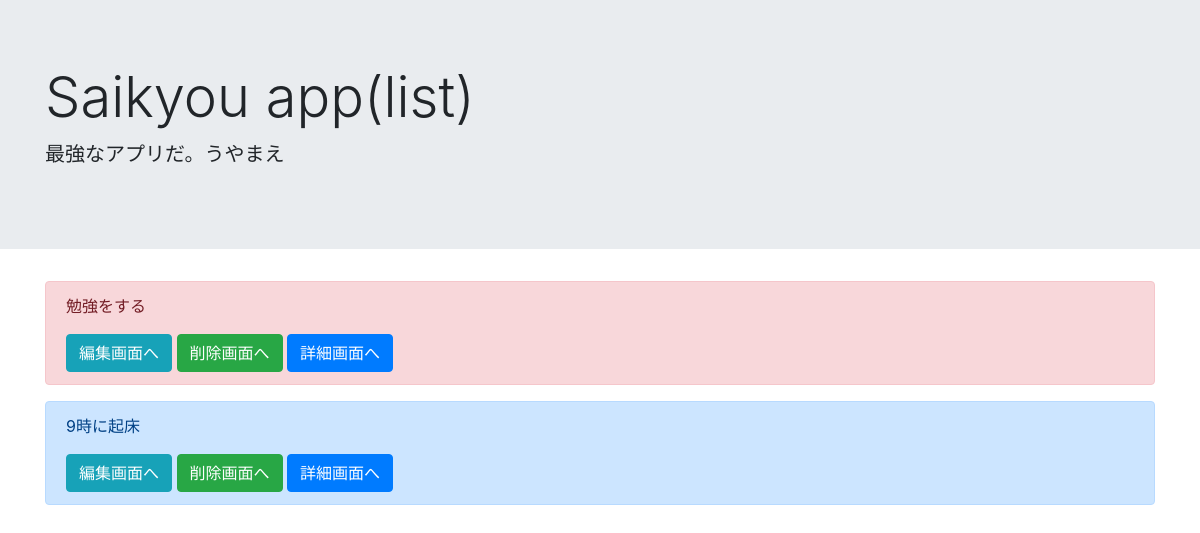
The page /list/ on the database as committed earlier.
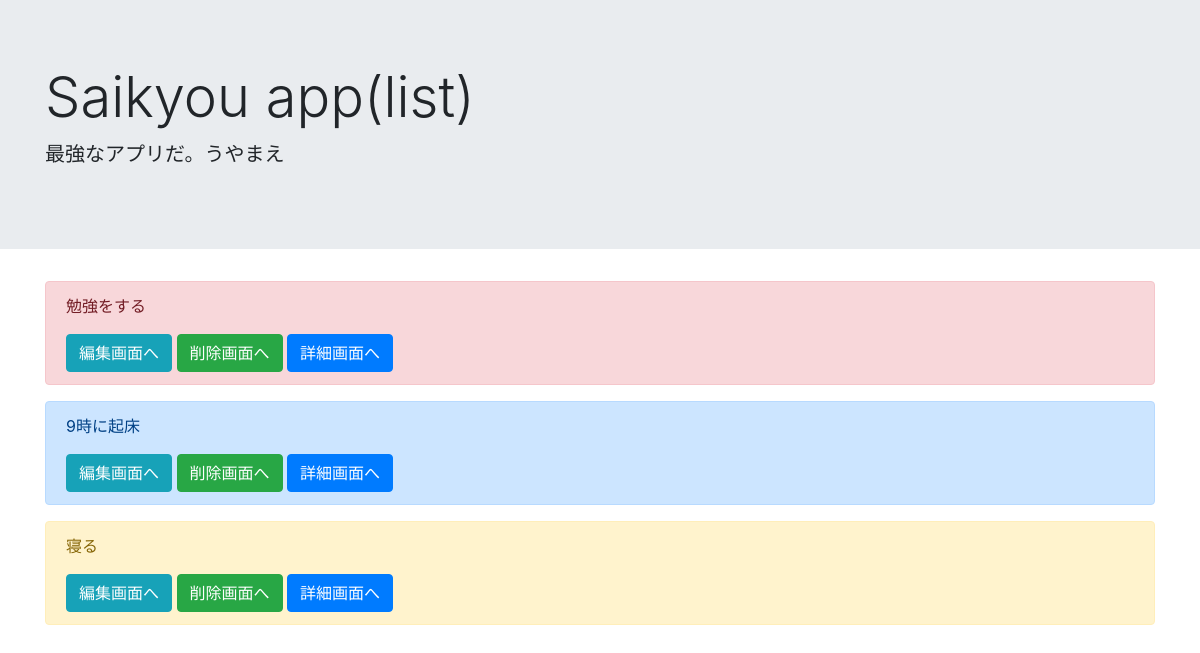
The same page on the database as committed later.
### saikyo/models.py (models this page shows, shortened)
class TodoModel(models.Model):
    title = models.CharField(max_length=100)
    memo = models.TextField()
    priority = models.CharField(max_length=50, choices=CHOICES)
    duedate = models.DateField()

### saikyo/views.py (the view)
# urls.py: path('list/', TodoList.as_view(), name='list'),
class TodoList(ListView):
    template_name = 'list.html'
    model = TodoModel

### templates/list.html
{% extends 'base.html' %}
{% block header %}
    <div class="jumbotron jumbotron-fluid">
        <div class="container">
            <h1 class="display-4">Saikyou app(list)</h1>
            <p class="lead">最強なアプリだ。うやまえ</p>
        </div>
    </div>
{% endblock header %}
{% block content %}
    <div class="container">
        {% for item in object_list %}
            <div class="alert alert-{{ item.priority }}" role="alert">
                <p>{{ item.title }}</p>
                <a href="#" class="btn btn-info btn" tabindex="-1" role="button" aria-disabled="true">
                    編集画面へ
                </a>
                <a href="#" class="btn btn-success btn" tabindex="-1" role="button" aria-disabled="true">
                    削除画面へ
                </a>
                <a href="#" class="btn btn-primary btn" tabindex="-1" role="button" aria-disabled="true">
                    詳細画面へ
                </a>
            </div>
        {% endfor %}
    </div>
{% endblock content %}

### templates/base.html (shortened to what this page needs)
<!doctype html>
<html lang="ja">
  <head>
    <link rel="stylesheet" href="https://stackpath.bootstrapcdn.com/bootstrap/4.5.0/css/bootstrap.min.css">
  </head>
  <body>
    {% block header %}
    {% endblock header %}
    {% block content %}
    {% endblock content %}
  </body>
</html>

Rows that differ between the two databases and show on the page:
added TodoModel: title "寝る"
